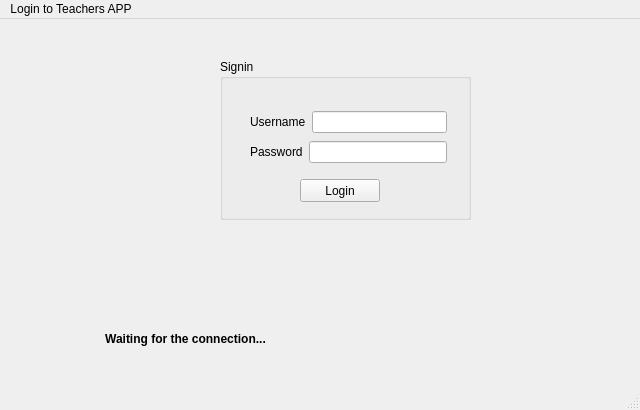
<?xml version="1.0" encoding="UTF-8"?>
<ui version="4.0">
 <class>LoginWindow</class>
 <widget class="QMainWindow" name="LoginWindow">
  <property name="geometry">
   <rect>
    <x>0</x>
    <y>0</y>
    <width>640</width>
    <height>410</height>
   </rect>
  </property>
  <property name="windowTitle">
   <string>LoginWindow</string>
  </property>
  <widget class="QWidget" name="centralwidget">
   <widget class="QLabel" name="label_ConnStat">
    <property name="geometry">
     <rect>
      <x>10</x>
      <y>290</y>
      <width>351</width>
      <height>61</height>
     </rect>
    </property>
    <property name="text">
     <string>&lt;html&gt;&lt;head/&gt;&lt;body&gt;&lt;p align=&quot;center&quot;&gt;&lt;span style=&quot; font-weight:600;&quot;&gt;Waiting for the connection...&lt;/span&gt;&lt;/p&gt;&lt;/body&gt;&lt;/html&gt;</string>
    </property>
    <property name="scaledContents">
     <bool>false</bool>
    </property>
    <property name="wordWrap">
     <bool>false</bool>
    </property>
    <property name="margin">
     <number>0</number>
    </property>
   </widget>
   <widget class="QGroupBox" name="groupBox">
    <property name="geometry">
     <rect>
      <x>220</x>
      <y>40</y>
      <width>251</width>
      <height>161</height>
     </rect>
    </property>
    <property name="title">
     <string>Signin</string>
    </property>
    <widget class="QPushButton" name="btnLogin">
     <property name="geometry">
      <rect>
       <x>80</x>
       <y>120</y>
       <width>80</width>
       <height>23</height>
      </rect>
     </property>
     <property name="text">
      <string>Login</string>
     </property>
    </widget>
    <widget class="QWidget" name="layoutWidget">
     <property name="geometry">
      <rect>
       <x>30</x>
       <y>50</y>
       <width>197</width>
       <height>58</height>
      </rect>
     </property>
     <layout class="QVBoxLayout" name="verticalLayout">
      <item>
       <layout class="QHBoxLayout" name="horizontalLayout">
        <item>
         <widget class="QLabel" name="labelUsername">
          <property name="text">
           <string>Username</string>
          </property>
          <property name="buddy">
           <cstring>lineEditUsername</cstring>
          </property>
         </widget>
        </item>
        <item>
         <widget class="QLineEdit" name="lineEditUsername"/>
        </item>
       </layout>
      </item>
      <item>
       <layout class="QHBoxLayout" name="horizontalLayout_2">
        <item>
         <widget class="QLabel" name="labelPassword">
          <property name="text">
           <string>Password</string>
          </property>
          <property name="buddy">
           <cstring>lineEditPassword</cstring>
          </property>
         </widget>
        </item>
        <item>
         <widget class="QLineEdit" name="lineEditPassword">
          <property name="echoMode">
           <enum>QLineEdit::Password</enum>
          </property>
         </widget>
        </item>
       </layout>
      </item>
     </layout>
    </widget>
   </widget>
   <widget class="QLabel" name="label">
    <property name="geometry">
     <rect>
      <x>30</x>
      <y>30</y>
      <width>171</width>
      <height>181</height>
     </rect>
    </property>
    <property name="text">
     <string/>
    </property>
   </widget>
  </widget>
  <widget class="QStatusBar" name="statusbar"/>
  <widget class="QMenuBar" name="menubar">
   <property name="geometry">
    <rect>
     <x>0</x>
     <y>0</y>
     <width>640</width>
     <height>20</height>
    </rect>
   </property>
   <widget class="QMenu" name="menuLogin_to_Teachers_APP">
    <property name="title">
     <string>Login to Teachers APP</string>
    </property>
   </widget>
   <addaction name="menuLogin_to_Teachers_APP"/>
  </widget>
 </widget>
 <resources/>
 <connections/>
</ui>
